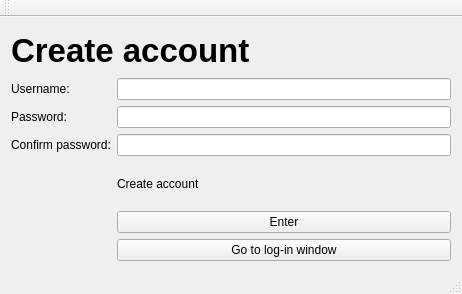
<?xml version="1.0" encoding="UTF-8"?>
<ui version="4.0">
 <class>registerWindowClass</class>
 <widget class="QMainWindow" name="registerWindowClass">
  <property name="geometry">
   <rect>
    <x>0</x>
    <y>0</y>
    <width>462</width>
    <height>294</height>
   </rect>
  </property>
  <property name="windowTitle">
   <string>Register Window</string>
  </property>
  <widget class="QWidget" name="widget">
   <layout class="QGridLayout" name="gridLayout">
    <item row="0" column="0" colspan="2">
     <widget class="QLabel" name="label_4">
      <property name="font">
       <font>
        <pointsize>25</pointsize>
        <bold>true</bold>
       </font>
      </property>
      <property name="text">
       <string>Create account</string>
      </property>
     </widget>
    </item>
    <item row="1" column="0">
     <widget class="QLabel" name="label">
      <property name="text">
       <string>Username:</string>
      </property>
     </widget>
    </item>
    <item row="1" column="1">
     <widget class="QLineEdit" name="createUserName"/>
    </item>
    <item row="2" column="0">
     <widget class="QLabel" name="label_2">
      <property name="text">
       <string>Password:</string>
      </property>
     </widget>
    </item>
    <item row="2" column="1">
     <widget class="QLineEdit" name="createPassword"/>
    </item>
    <item row="3" column="0">
     <widget class="QLabel" name="label_3">
      <property name="text">
       <string>Confirm password:</string>
      </property>
     </widget>
    </item>
    <item row="3" column="1">
     <widget class="QLineEdit" name="confirmCreatePassword"/>
    </item>
    <item row="4" column="1">
     <widget class="QLabel" name="userInfo">
      <property name="text">
       <string>Create account</string>
      </property>
     </widget>
    </item>
    <item row="5" column="1">
     <widget class="QPushButton" name="enterCreateAccount">
      <property name="text">
       <string>Enter</string>
      </property>
     </widget>
    </item>
    <item row="6" column="1">
     <widget class="QPushButton" name="goToLoginWindow">
      <property name="text">
       <string>Go to log-in window</string>
      </property>
     </widget>
    </item>
   </layout>
  </widget>
  <widget class="QMenuBar" name="menuBar">
   <property name="geometry">
    <rect>
     <x>0</x>
     <y>0</y>
     <width>462</width>
     <height>21</height>
    </rect>
   </property>
  </widget>
  <widget class="QToolBar" name="mainToolBar">
   <attribute name="toolBarArea">
    <enum>TopToolBarArea</enum>
   </attribute>
   <attribute name="toolBarBreak">
    <bool>false</bool>
   </attribute>
  </widget>
  <widget class="QStatusBar" name="statusBar"/>
 </widget>
 <layoutdefault spacing="6" margin="11"/>
 <resources/>
 <connections/>
</ui>
